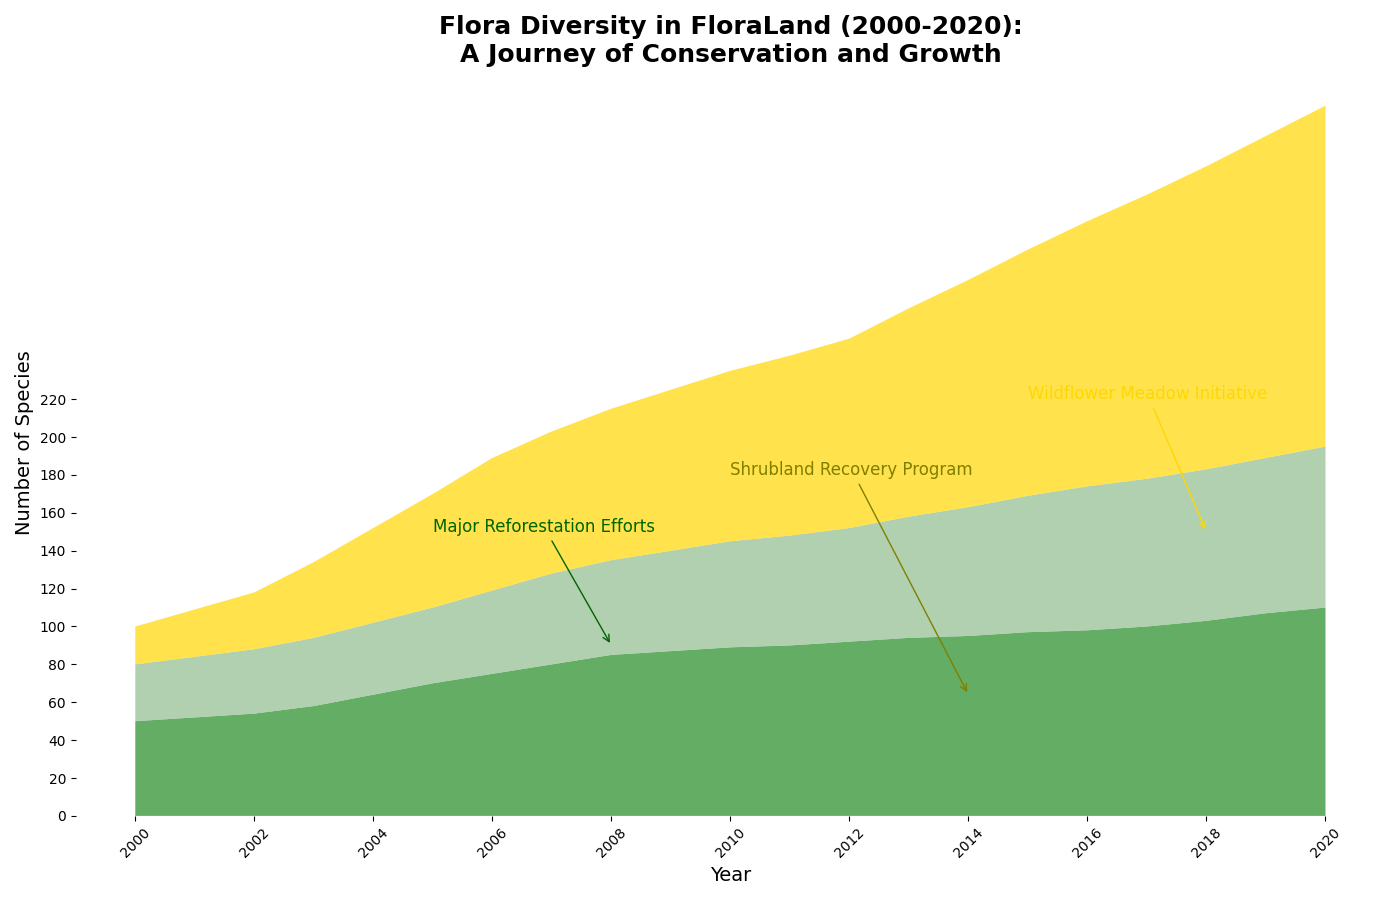

The script that drew this image:
import matplotlib.pyplot as plt
import numpy as np

years = np.arange(2000, 2021)

trees = np.array([50, 52, 54, 58, 64, 70, 75, 80, 85, 87, 89, 90, 92, 94, 95, 97, 98, 100, 103, 107, 110])
shrubs = np.array([30, 32, 34, 36, 38, 40, 44, 48, 50, 53, 56, 58, 60, 64, 68, 72, 76, 78, 80, 82, 85])
wildflowers = np.array([20, 25, 30, 40, 50, 60, 70, 75, 80, 85, 90, 95, 100, 110, 120, 130, 140, 150, 160, 170, 180])

flora_data = np.vstack([trees, shrubs, wildflowers])

fig, ax = plt.subplots(figsize=(14, 9))

ax.stackplot(years, flora_data, colors=['#228B22', '#8FBC8F', '#FFD700'], alpha=0.7)

ax.set_title("Flora Diversity in FloraLand (2000-2020):\nA Journey of Conservation and Growth", 
             fontsize=18, weight='bold')
ax.set_xlabel("Year", fontsize=14)
ax.set_ylabel("Number of Species", fontsize=14)
ax.set_xticks(years[::2])
ax.set_xticklabels(years[::2], rotation=45)
ax.set_yticks(np.arange(0, 221, 20))

ax.spines['top'].set_visible(False)  # Removing the top border
ax.spines['right'].set_visible(False)  # Removing the right border
ax.spines['left'].set_visible(False)  # Removing the left border
ax.spines['bottom'].set_visible(False)  # Removing the bottom border

ax.annotate("Major Reforestation Efforts", xy=(2008, 90), xytext=(2005, 150),
            arrowprops=dict(arrowstyle="->", connectionstyle="arc3", color='darkgreen'), fontsize=12, color='darkgreen')

ax.annotate("Shrubland Recovery Program", xy=(2014, 64), xytext=(2010, 180),
            arrowprops=dict(arrowstyle="->", connectionstyle="arc3", color='olive'), fontsize=12, color='olive')

ax.annotate("Wildflower Meadow Initiative", xy=(2018, 150), xytext=(2015, 220),
            arrowprops=dict(arrowstyle="->", connectionstyle="arc3", color='gold'), fontsize=12, color='gold')

plt.tight_layout()
plt.show()
